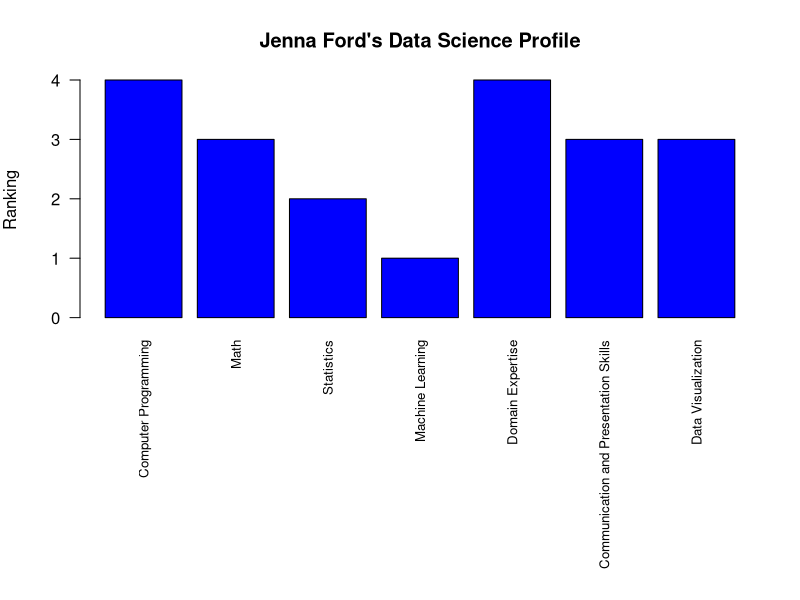

Write the R code that produced this figure.
## ---- chunk 1
Category <- c("Computer Programming","Math","Statistics","Machine Learning","Domain Expertise","Communication and Presentation Skills","Data Visualization")
Ranking <- c(4,3,2,1,4,3,3)
jenna <- data.frame(Category,Ranking)
## ---- chunk 2
op <- par(mar=c(14,4,4,2))
barplot(jenna$Ranking,names.arg=jenna$Category,ylab="Ranking",col="blue",main="Jenna Ford's Data Science Profile",cex.names=0.8,horiz=F,las=2)
rm(op)
